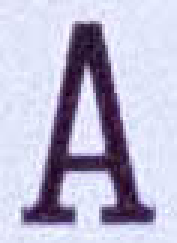
#> input picture Final_Project/Code/data/numbers_letters/A.jpg, 59 x 81 px, given in place of train_00.jpg, which was not available (shown 3 times larger); the run also reads 1 picture not shown here
$ jupyter execute --allow-errors project_full_final.ipynb   (shell and % lines are left out)   (text cells are left out)
#> lines starting #> are read from the running program, lines starting #| are printed output that depends on the picture; after the words box and inside, x2 and y2 are one past the last pixel; in counts of white or black regions, pixels touching at a corner belong together; pictures that were not available may be replaced by others from this repository, and a replacement may not be noted
#> further down, im is the input picture: PIL image 59x81 RGB; mean R, G, B 186.8, 184.1, 208
[cell 1]
# flag_test_mode = 1 -> test mode | flag_test_mode = 0 -> train mode
flag_test_mode = 0

[cell 2]
import PIL.Image
import numpy as np
from typing import Union
from glob import glob
import pandas as pd
import os
from treys import Card
from termcolor import colored
from utils import eval_listof_games, debug_listof_games, save_results, load_results
import matplotlib.pyplot as plt
import sys
import math
from scipy.spatial import ConvexHull
from scipy.ndimage.interpolation import rotate
from skimage.feature import corner_harris, corner_peaks
import skimage.color
from skimage.transform import rescale
from skimage.filters import threshold_triangle
from skimage.filters import threshold_otsu
from skimage.filters import threshold_mean
from skimage.filters import threshold_li
from skimage.filters import threshold_isodata
from scipy import stats
from skimage import morphology
from skimage.filters import gaussian
from skimage.segmentation import active_contour
from skimage.morphology import convex_hull_image
from skimage import measure
import cv2 as cv
from skimage import data, color
from skimage.transform import hough_circle, hough_circle_peaks
from skimage.feature import canny
from skimage.draw import circle_perimeter
from skimage.util import img_as_ubyte
from skimage import transform
from skimage.io import imread, imshow
from skimage.color import rgb2gray
import time
from sklearn.neighbors import KNeighborsClassifier

[cell 3]
# flag_verbose = 1 -> extensive prints, useful in debug mode, slower execution
# flag_verbose = 0 -> only the results (and the current step of the algorithm) are printed
flag_verbose = 0

# Set this flag to 1 to display the time taken by the various blocks
flag_timer = 0

[cell 4]
def calc_mode(values, ignore_value=-1):
    return stats.mode(values[values!=ignore_value], axis=None).mode

[cell 5]
# [66 lines left out: function minimum_bounding_rectangle, not called in this run]

[cell 6]
# [24 lines left out: function find_corners, not called in this run]

[cell 7]
# [43 lines left out: function get_subimages, not called in this run]

[cell 8]
def from_image_to_table(image):

    global flag_verbose
    global flag_timer

    if flag_verbose:
        # Plotting the original image
        plt.figure(figsize=(16, 12))
        plt.imshow(image)
        plt.show()

    # Convert the image from the RGB color space to the LAB color space
    tic = time.perf_counter()
    image_lab = cv.cvtColor(np.array(image), cv.COLOR_RGB2LAB)
#> image_lab: shape (81, 59, 3); mean of channels 0, 1, 2 190, 134.2, 116.2
    toc = time.perf_counter()

    if flag_timer:
        print(f"RGB2LAB in {toc - tic:0.4f} seconds")

    # Consider only the first channel (L) of the image in the LAB color space
    image_gray = image_lab[:,:,0]

    # Rescale the image to a tractable size (200x300)
    operating_row_dim = 200
    operating_col_dim = 300
    resc_factor_row = operating_row_dim / image_gray.shape[0]
    resc_factor_col = operating_col_dim / image_gray.shape[1]
    image_rescaled = rescale(image_gray, (resc_factor_row, resc_factor_col), anti_aliasing=True)
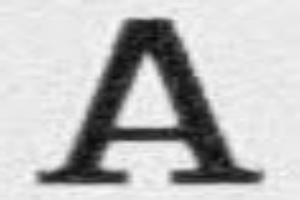
#> image_rescaled: shape (200, 300) float64; min 0.0295, max 0.986, mean 0.745

    # Find five different binary images using five different thresholds
    # This is done for redundancy, as we reach the correct results even if two out of five thresholds fail
    # The five thresholding methods have been identified plotting many thresholds for the train images
    # Some of the thresholds are then hand-tuned to obtain better results
    thresh_1 = threshold_triangle(image_rescaled)
#> thresh_1 = 0.865
    binary_1 = image_rescaled > thresh_1
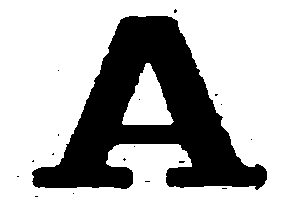
#> binary_1: shape (200, 300) bool; 69.7% white; 18 black regions (17 under 20 px), largest, box (x1, y1, x2, y2) and area: (32, 16, 267, 190) 18115
    thresh_2 = threshold_otsu(image_rescaled)
#> thresh_2 = 0.562
    binary_2 = image_rescaled > thresh_2 + 0.1
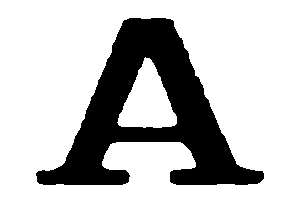
#> binary_2: shape (200, 300) bool; 75.3% white; 1 black region, box (x1, y1, x2, y2) and area: (36, 18, 264, 185) 14845
    thresh_3 = threshold_mean(image_rescaled)
#> thresh_3 = 0.745
    binary_3 = image_rescaled > thresh_3 + 0.05
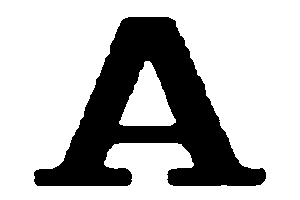
#> binary_3: shape (200, 300) bool; 72.3% white; 1 black region, box (x1, y1, x2, y2) and area: (34, 17, 266, 186) 16611
    thresh_4 = threshold_li(image_rescaled)
#> thresh_4 = 0.459
    binary_4 = image_rescaled > thresh_4 + 0.1
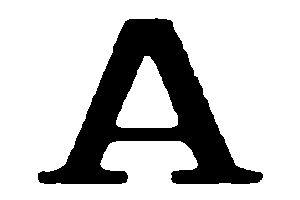
#> binary_4: shape (200, 300) bool; 77.2% white; 1 black region, box (x1, y1, x2, y2) and area: (38, 18, 263, 184) 13684
    thresh_5 = threshold_isodata(image_rescaled)
#> thresh_5 = 0.562
    binary_5 = image_rescaled > thresh_5 + 0.1

    if flag_verbose:
        plt.imshow(binary_1)
        plt.show()
        plt.imshow(binary_2)
        plt.show()
        plt.imshow(binary_3)
        plt.show()
        plt.imshow(binary_4)
        plt.show()
        plt.imshow(binary_5)
        plt.show()

    # Assign IDs to the different objects in the binary images
    object_id_1 = np.zeros(image_rescaled.shape)
    object_id_1 = skimage.measure.label(binary_1, background=0, return_num=False, connectivity=1)
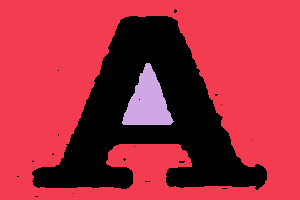
#> object_id_1: shape (200, 300) int32; 3 distinct labels, from 0 to 2; one colour per label, 0 black
    object_id_1[object_id_1 == 0] = -1
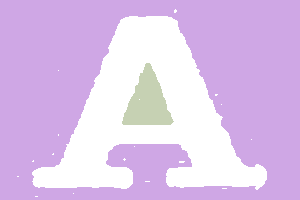
#> object_id_1: shape (200, 300) int32; 3 distinct labels, from -1 to 2; one colour per label, 0 black, -1 white

    object_id_2 = np.zeros(image_rescaled.shape)
    object_id_2 = skimage.measure.label(binary_2, background=0, return_num=False, connectivity=1)
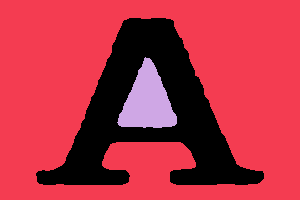
#> object_id_2: shape (200, 300) int32; 3 distinct labels, from 0 to 2; one colour per label, 0 black
    object_id_2[object_id_2 == 0] = -1
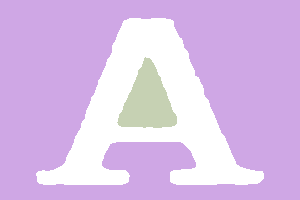
#> object_id_2: shape (200, 300) int32; 3 distinct labels, from -1 to 2; one colour per label, 0 black, -1 white

    object_id_3 = np.zeros(image_rescaled.shape)
    object_id_3 = skimage.measure.label(binary_3, background=0, return_num=False, connectivity=1)
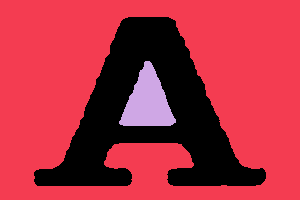
#> object_id_3: shape (200, 300) int32; 3 distinct labels, from 0 to 2; one colour per label, 0 black
    object_id_3[object_id_3 == 0] = -1
#> object_id_3: shape (200, 300) int32; 3 distinct labels, from -1 to 2

    object_id_4 = np.zeros(image_rescaled.shape)
    object_id_4 = skimage.measure.label(binary_4, background=0, return_num=False, connectivity=1)
#> object_id_4: shape (200, 300) int32; 3 distinct labels, from 0 to 2
#> (the rest of the program and of its run is left out)
